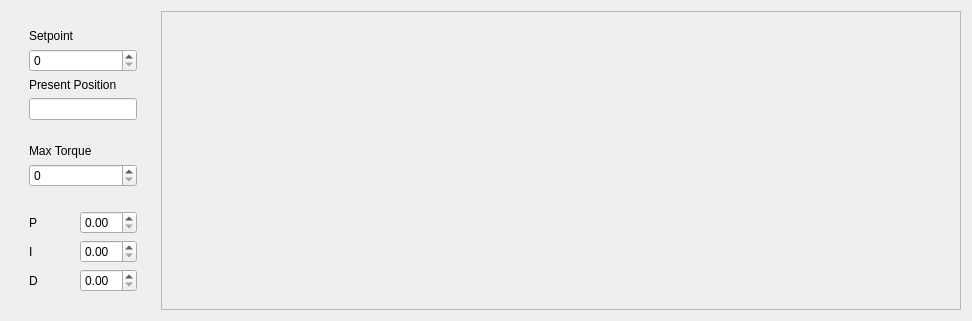
             <widget class="QWidget" name="tab_4">
              <attribute name="title">
               <string>Torque</string>
              </attribute>
              <layout class="QHBoxLayout" name="horizontalLayout_12">
               <item alignment="Qt::AlignLeft">
                <widget class="QWidget" name="widget_23" native="true">
                 <layout class="QGridLayout" name="gridLayout_11">
                  <item row="0" column="0">
                   <widget class="QWidget" name="widget_24" native="true">
                    <layout class="QVBoxLayout" name="verticalLayout_22">
                     <item>
                      <widget class="QLabel" name="label_27">
                       <property name="text">
                        <string>Setpoint</string>
                       </property>
                      </widget>
                     </item>
                     <item>
                      <widget class="QSpinBox" name="spinBox_9">
                       <property name="maximum">
                        <number>10000</number>
                       </property>
                      </widget>
                     </item>
                     <item>
                      <widget class="QLabel" name="label_28">
                       <property name="text">
                        <string>Present Position</string>
                       </property>
                      </widget>
                     </item>
                     <item>
                      <widget class="QLineEdit" name="lineEdit_3"/>
                     </item>
                    </layout>
                   </widget>
                  </item>
                  <item row="1" column="0">
                   <widget class="QWidget" name="widget_25" native="true">
                    <layout class="QVBoxLayout" name="verticalLayout_23">
                     <item>
                      <widget class="QLabel" name="label_29">
                       <property name="text">
                        <string>Max Torque</string>
                       </property>
                      </widget>
                     </item>
                     <item>
                      <widget class="QSpinBox" name="spinBox_10">
                       <property name="maximum">
                        <number>100000</number>
                       </property>
                      </widget>
                     </item>
                    </layout>
                   </widget>
                  </item>
                  <item row="2" column="0">
                   <widget class="QWidget" name="widget_27" native="true">
                    <layout class="QGridLayout" name="gridLayout_9">
                     <item row="0" column="0">
                      <widget class="QLabel" name="label_31">
                       <property name="text">
                        <string>P</string>
                       </property>
                      </widget>
                     </item>
                     <item row="1" column="1">
                      <widget class="QDoubleSpinBox" name="doubleSpinBox_7"/>
                     </item>
                     <item row="0" column="1">
                      <widget class="QDoubleSpinBox" name="doubleSpinBox_8"/>
                     </item>
                     <item row="1" column="0">
                      <widget class="QLabel" name="label_32">
                       <property name="text">
                        <string>I</string>
                       </property>
                      </widget>
                     </item>
                     <item row="2" column="0">
                      <widget class="QLabel" name="label_33">
                       <property name="text">
                        <string>D</string>
                       </property>
                      </widget>
                     </item>
                     <item row="2" column="1">
                      <widget class="QDoubleSpinBox" name="doubleSpinBox_9"/>
                     </item>
                    </layout>
                   </widget>
                  </item>
                 </layout>
                </widget>
               </item>
               <item>
                <widget class="QFrame" name="frame_3">
                 <property name="minimumSize">
                  <size>
                   <width>800</width>
                   <height>0</height>
                  </size>
                 </property>
                 <property name="frameShape">
                  <enum>QFrame::StyledPanel</enum>
                 </property>
                 <property name="frameShadow">
                  <enum>QFrame::Raised</enum>
                 </property>
                </widget>
               </item>
              </layout>
             </widget>
